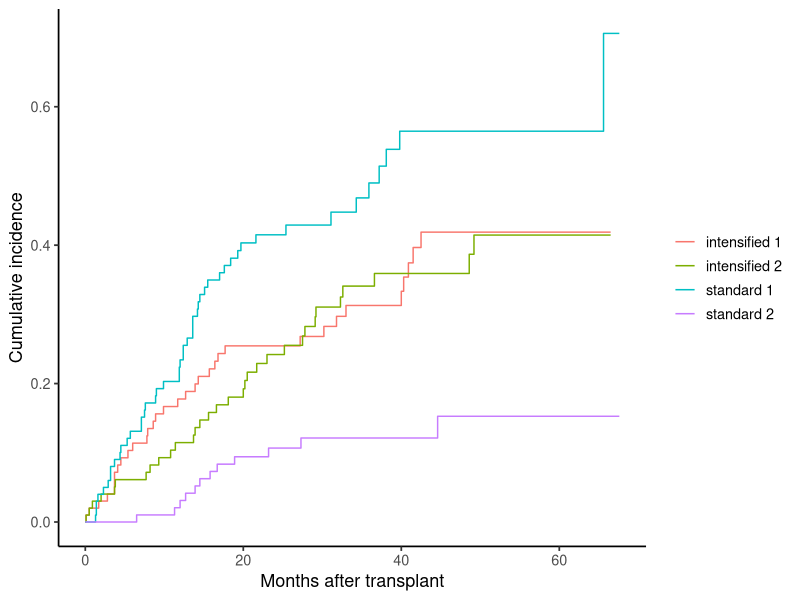

Source code (R):
#!/usr/bin/env Rscript
# Standalone reproduction. Run inside the pinned pubready container
# (see REPRODUCE.md) from this bundle folder.
suppressPackageStartupMessages({ library(cmprsk); library(ggplot2) })

raw <- read.csv("input_status.csv", check.names = FALSE, stringsAsFactors = FALSE)
tm <- as.numeric(raw[["months"]])
status <- trimws(as.character(raw[["status"]]))
grp <- trimws(as.character(raw[["arm"]]))
ok <- is.finite(tm) & tm >= 0 & !is.na(status) & !is.na(grp)
tm <- tm[ok]; status <- status[ok]
grp <- factor(grp[ok], levels = c("intensified", "standard"))
fit <- cuminc(tm, status, grp, cencode = "0")
if (!is.null(fit$Tests)) print(fit$Tests)
print(timepoints(fit, c(20, 30, 50)))
curves <- NULL
for (nm in setdiff(names(fit), "Tests")) {
  curves <- rbind(curves, data.frame(curve = nm, time = fit[[nm]]$time, est = fit[[nm]]$est))
}
p <- ggplot(curves, aes(time, est, colour = curve)) + geom_path() +
  labs(x = "Months after transplant", y = "Cumulative incidence", colour = NULL) + theme_classic(base_size = 13)
ggsave("figure_status_cif.pdf", p, width = 9.35, height = 5.60)
cat("Reproduced figure.\n")
